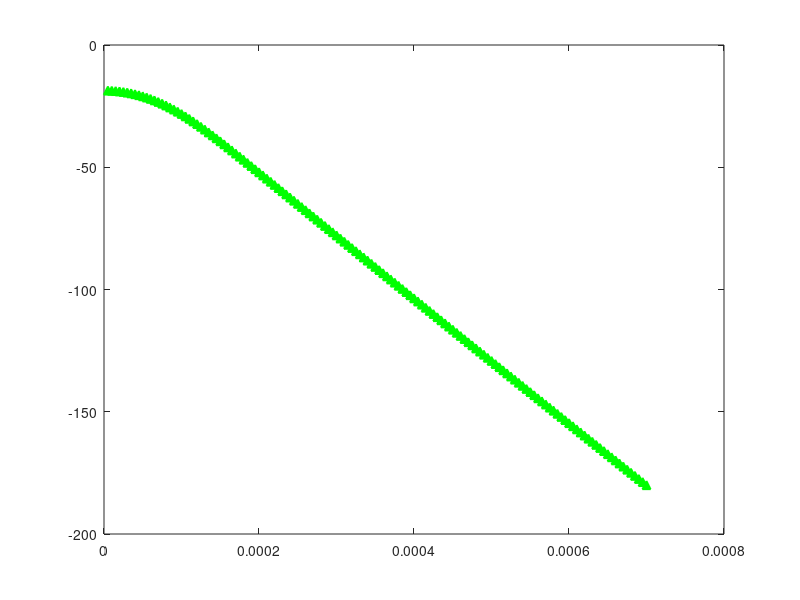

This figure's MATLAB source:
clear all
close all
clc

%% Header

%       Filename:       GoldCoin_Case_II_Quadrupoles_2D_2Layer_Adiabatic_Resistance.m
%       Author:         Daniel Ellis and Matt Goodson
%       Institution:    BYU Department of Mechanical Engineering - TEMP Lab
%       Date Created:   5/30/2020
%       Last Modified:  12/3/2020
%       Description:    Determines theoretical phase delay curve of two
%                       layers under the 2D assumption using quadrupoles
%                       method. Assumes adiabatic conditions on top and
%                       bottom surface, other than input heat source.
%                       Assumed thermal resistance.
%       Notes:          All units in typical metric convention.
%       Update:         December, Matt added the thermal diffusion length
%                       to see what frequencies the probe will sense the
%                       pump. Also fixed the phase delay plot to go past
%                       -180 to see the trend.

%% 2-layer, 2-D gaussian laser beam heating

%%% --- SETUP --- %%%

format long

% Thermal Reistance values
% --- % Switching to 1 thermal resistance value. Previously, was changed,
% --- % we will keep it constant.
h_Cond = 50000;
R_th = 1 ./ h_Cond;

% Radial distance from pump centerline to probe centerline
% --- % Will be changed to multiple values.
r_probe = 5e-6:5e-6:700e-6; %distance between centers of core in dual probe

% Range of frequencies of interest, expressed in Hertz and radians per
% second
% --- % We changed this from 1e3 to 1e5. Set to 1000.
freq_range = 1000;
omega_range = 2 .* pi .* freq_range;

% Material thermal properties of each layer (1 - gold / 2 - bulk coin)
% Properties from Sam Hayden's paper (find link or where I took this from?)
% --- % k_1 is top layer (RhB), k_2 is lower layer
k_1 = 150; %W/mK
k_2 = 66;  %W/mK

rho_1 = 19300; %kg/m3
rho_2 = 8516; %kg/m3

cp_1 = 128; %J/kgK
cp_2 = 410; %J/kgK

alpha_1 = k_1 ./ (rho_1 .* cp_1);
alpha_2 = k_2 ./ (rho_2 .* cp_2);

% Geometrical properties of all layers
L_1 = 2.5 .* 10^-6; %m
L_2 = 2000 .* 10^-6;  %m

% --- % commented out.
%mu_gold = sqrt(alpha_1./(pi.*freq_range))*1000; %mm
%mu_coin = sqrt(alpha_2./(pi.*freq_range))*1000; %mm
% cutoff_y = 0.500*ones(size(freq_range)); %mm
% 
% figure(5)
% semilogx(freq_range,mu_gold)
% hold on
% semilogx(freq_range,mu_coin)
% semilogx(freq_range,cutoff_y)
% hold off
% legend('gold','coin','probe distance')
% xlabel('frequency')
% ylabel('mu(mm)')
% --- % end comment out

%%

% Pump beam properties (What are the units??)
rad_pump = 1e-4; %m
% --- % find the real value of the wattage using the power meter.
pow_pump = 78e-3; %W

% Imaginary number convention set
j = sqrt(-1);

% Trapz function variable
u = 1:10:1000000;

% --- % Could be power. Need to change !!!
P_2 = .1;

% --- % Turn into a for loop with updated r_probe values.
for ii = 1:length(r_probe)
    %%% --- FUNCTION DEFINITION --- %%%
    ru = @(u) u*r_probe(ii);
    Jo = @(u) besselj(0, ru(u));
    sigma_1 = @(j, omega, alpha_1, u) sqrt(u.^2 + j .* omega ./ alpha_1);
    sigma_2 = @(j, omega, alpha_2, u) sqrt(u.^2 + j .* omega ./ alpha_2);
    V_2 = @(P_2, u, rad_pump) 1 ...
        .* -P_2 .* exp(-(u .* rad_pump).^2 ./ 8) ./ 2 ./ pi;
    Z = @(k_1, k_2, j, omega, alpha_1, alpha_2, L_1, L_2, R_th, u) (-V_2(P_2, u, rad_pump)) ...
        .* (1 ...
        + k_2 .* sigma_2(j, omega, alpha_2, u) .* tanh(sigma_2(j, omega, alpha_2, u) .* L_2) .* R_th ...
        + k_2 ./ k_1 .* sigma_2(j, omega, alpha_2, u) ./ sigma_1(j, omega, alpha_1, u) .* tanh(sigma_2(j, omega, alpha_2, u) .* L_2) .* tanh(sigma_1(j, omega, alpha_1, u) .* L_1)) ...
        ./ (k_1 .* sigma_1(j, omega, alpha_1, u) .* tanh(sigma_1(j, omega, alpha_1, u) .* L_1) ...
        + k_2 .* sigma_2(j, omega, alpha_2, u) .* tanh(sigma_2(j, omega, alpha_2, u) .* L_2) .* k_1 .* sigma_1(j, omega, alpha_1, u) .* tanh(sigma_1(j, omega, alpha_1, u) .* L_1) .* R_th ...
        + k_2 .* sigma_2(j, omega, alpha_2, u) .* tanh(sigma_2(j, omega, alpha_2, u) .* L_2));
    Temp_top_to_integrate = @(pow_pump, u, k_1, k_2, j, omega, alpha_1, alpha_2, L_1, L_2, rad_pump, R_th) 1 ...
        .* u ...
        .* Jo(u) ...
        .* Z(k_1, k_2, j, omega, alpha_1, alpha_2, L_1, L_2, R_th, u);

    %%% --- CALCULATION --- %%%

    for num_res = 1:length(R_th)
        % set to false
        d_value = 0;
        p_value = 0;
        for num_freq = 1:length(omega_range)
    % include offset here (with 
            Temp_top(num_freq) = trapz(u, Temp_top_to_integrate(pow_pump, u, k_1, k_2, j, omega_range(num_freq), alpha_1, alpha_2, L_1, L_2, rad_pump, R_th(num_res)));
            value(num_freq) = rad2deg(angle(Temp_top(num_freq)));

            % ------ COMMENT OUT IF YOU WANT NO ALTERATIONS -------- %
            if num_freq > 1
            d_value = abs(value(num_freq)-value(num_freq-1));
            end
            if p_value < -695
                value(num_freq) = rad2deg(angle(Temp_top(num_freq))) - 720;
            elseif rad2deg(angle(Temp_top(num_freq))) > 0 && p_value < -400
                value(num_freq) = rad2deg(angle(Temp_top(num_freq))) - 720;
            elseif rad2deg(angle(Temp_top(num_freq))) > 0
                value(num_freq) = rad2deg(angle(Temp_top(num_freq))) - 360;
            elseif d_value > 200
                value(num_freq) = rad2deg(angle(Temp_top(num_freq))) - 360;
            else
                value(num_freq) = value(num_freq);
            end
            % ---------- TO HERE ----------%
            phase_delay{num_res}(num_freq) = value(num_freq);
            p_value = value(num_freq);
        end
    end

    for i = 1:length(R_th)

        data2plot{i}(1, :) = freq_range;
        data2plot{i}(2, :) = phase_delay{i};

    end
    %%
    figure(1)
    plot(r_probe(ii), phase_delay{1}, '-^', 'Color', [0 1 0], 'LineWidth', 1.25, 'MarkerEdgeColor', [0 1 0], 'MarkerFaceColor', [0 1 0], 'MarkerSize', 6)
    hold on
    xlim([0 800e-6])
end
% semilogx(freq_range, phase_delay{2}, '-o', 'Color', [0 0.88 0], 'LineWidth', 1.25, 'MarkerEdgeColor', [0 0.88 0], 'MarkerFaceColor', [0 0.88 0], 'MarkerSize', 6)
% semilogx(freq_range, phase_delay{3}, '-p', 'Color', [0 0.76 0], 'LineWidth', 1.25, 'MarkerEdgeColor', [0 0.76 0], 'MarkerFaceColor', [0 0.76 0], 'MarkerSize', 6)
% semilogx(freq_range, phase_delay{4}, '-h', 'Color', [0 0.64 0], 'LineWidth', 1.25, 'MarkerEdgeColor', [0 0.64 0], 'MarkerFaceColor', [0 0.64 0], 'MarkerSize', 6)
% semilogx(freq_range, phase_delay{5}, '-s', 'Color', [0 0.52 0], 'LineWidth', 1.25, 'MarkerEdgeColor', [0 0.52 0], 'MarkerFaceColor', [0 0.52 0], 'MarkerSize', 6)
% semilogx(freq_range, phase_delay{6}, '-d', 'Color', [0 0.4 0], 'LineWidth', 1.25, 'MarkerEdgeColor', [0 0.4 0], 'MarkerFaceColor', [0 0.4 0], 'MarkerSize', 6)
% % semilogx(freq_range, phase_delay{7})
% % semilogx(freq_range, phase_delay{8})
% % semilogx(freq_range, phase_delay{9})
hold off

% % % %%
% % % %%% --- PLOTTING --- %%%
% % % 
% % % [Frequency{1}, Delay{1}] = textread('Case_II_1000h_Phase.txt', '%f %f', 'headerlines', 0);
% % % [Frequency{2}, Delay{2}] = textread('Case_II_2187h_Phase.txt', '%f %f', 'headerlines', 0);
% % % [Frequency{3}, Delay{3}] = textread('Case_II_4782h_Phase.txt', '%f %f', 'headerlines', 0);
% % % [Frequency{4}, Delay{4}] = textread('Case_II_10456h_Phase.txt', '%f %f', 'headerlines', 0);
% % % [Frequency{5}, Delay{5}] = textread('Case_II_22865h_Phase.txt', '%f %f', 'headerlines', 0);
% % % [Frequency{6}, Delay{6}] = textread('Case_II_50000h_Phase.txt', '%f %f', 'headerlines', 0);
% % % [Frequency{7}, Delay{7}] = textread('H13_FLAT_1000h_Phase.txt', '%f %f', 'headerlines', 0);
% % % [Frequency{8}, Delay{8}] = textread('H13_FLAT_2187h_Phase.txt', '%f %f', 'headerlines', 0);
% % % [Frequency{9}, Delay{9}] = textread('H13_FLAT_4782h_Phase.txt', '%f %f', 'headerlines', 0);
% % % [Frequency{10}, Delay{10}] = textread('H13_FLAT_10456h_Phase.txt', '%f %f', 'headerlines', 0);
% % % [Frequency{11}, Delay{11}] = textread('H13_FLAT_22865h_Phase.txt', '%f %f', 'headerlines', 0);
% % % [Frequency{12}, Delay{12}] = textread('H13_FLAT_50000h_Phase.txt', '%f %f', 'headerlines', 0);
% % % [Frequency{13}, Delay{13}] = textread('Case_II_Limited_1000h_Phase.txt', '%f %f', 'headerlines', 0);
% % % [Frequency{14}, Delay{14}] = textread('Case_II_Limited_2187h_Phase.txt', '%f %f', 'headerlines', 0);
% % % [Frequency{15}, Delay{15}] = textread('Case_II_Limited_4782h_Phase.txt', '%f %f', 'headerlines', 0);
% % % [Frequency{16}, Delay{16}] = textread('Case_II_Limited_10456h_Phase.txt', '%f %f', 'headerlines', 0);
% % % [Frequency{17}, Delay{17}] = textread('Case_II_Limited_22865h_Phase.txt', '%f %f', 'headerlines', 0);
% % % [Frequency{18}, Delay{18}] = textread('Case_II_Limited_50000h_Phase.txt', '%f %f', 'headerlines', 0);
% % % 
% % % for i = 1:length(R_th)
% % %     
% % %     data2plot{i}(1, :) = freq_range;
% % %     data2plot{i}(2, :) = phase_delay{i};
% % %     
% % % end
% % % 
% % % fileID = fopen('Case_II_Phase.txt', 'w');
% % % 
% % % for i = 1:length(R_th)
% % %     fprintf(fileID, '%f %f\n', data2plot{i});
% % %     fprintf(fileID, '%f %f\n', [0, 0]);
% % % end
% % % fclose(fileID);
% % % 
% % % fig1 = figure(1);
% % % %fig1.Position = ([404 390 560 420])
% % % fig1.Position = ([154 390 1080 420])
% % % 
% % % semilogx(freq_range, phase_delay{1}, '-^', 'Color', [0 1 0], 'LineWidth', 1.25, 'MarkerEdgeColor', [0 1 0], 'MarkerFaceColor', [0 1 0], 'MarkerSize', 6)
% % % hold on
% % % semilogx(freq_range, phase_delay{2}, '-o', 'Color', [0 0.88 0], 'LineWidth', 1.25, 'MarkerEdgeColor', [0 0.88 0], 'MarkerFaceColor', [0 0.88 0], 'MarkerSize', 6)
% % % semilogx(freq_range, phase_delay{3}, '-p', 'Color', [0 0.76 0], 'LineWidth', 1.25, 'MarkerEdgeColor', [0 0.76 0], 'MarkerFaceColor', [0 0.76 0], 'MarkerSize', 6)
% % % semilogx(freq_range, phase_delay{4}, '-h', 'Color', [0 0.64 0], 'LineWidth', 1.25, 'MarkerEdgeColor', [0 0.64 0], 'MarkerFaceColor', [0 0.64 0], 'MarkerSize', 6)
% % % semilogx(freq_range, phase_delay{5}, '-s', 'Color', [0 0.52 0], 'LineWidth', 1.25, 'MarkerEdgeColor', [0 0.52 0], 'MarkerFaceColor', [0 0.52 0], 'MarkerSize', 6)
% % % semilogx(freq_range, phase_delay{6}, '-d', 'Color', [0 0.4 0], 'LineWidth', 1.25, 'MarkerEdgeColor', [0 0.4 0], 'MarkerFaceColor', [0 0.4 0], 'MarkerSize', 6)
% % % 
% % % semilogx(Frequency{1}, Delay{1}, '--^', 'Color', [0 0.4 0.4], 'LineWidth', 1.25, 'MarkerEdgeColor', [0 0.4 0.4], 'MarkerSize', 6)
% % % semilogx(Frequency{2}, Delay{2}, '--o', 'Color', [0 0.52 0.52], 'LineWidth', 1.25, 'MarkerEdgeColor', [0 0.52 0.52], 'MarkerSize', 6)
% % % semilogx(Frequency{3}, Delay{3}, '--p', 'Color', [0 0.64 0.64], 'LineWidth', 1.25, 'MarkerEdgeColor', [0 0.64 0.64], 'MarkerSize', 6)
% % % semilogx(Frequency{4}, Delay{4}, '--h', 'Color', [0 0.76 0.76], 'LineWidth', 1.25, 'MarkerEdgeColor', [0 0.76 0.76], 'MarkerSize', 6)
% % % semilogx(Frequency{5}, Delay{5}, '--s', 'Color', [0 0.88 0.88], 'LineWidth', 1.25, 'MarkerEdgeColor', [0 0.88 0.88], 'MarkerSize', 6)
% % % semilogx(Frequency{6}, Delay{6}, '--d', 'Color', [0 1 1], 'LineWidth', 1.25, 'MarkerEdgeColor', [0 1 1], 'MarkerSize', 6)
% % % 
% % % semilogx(Frequency{13}, Delay{13}, '-.^', 'Color', [1 0.6 0], 'LineWidth', 1.25, 'MarkerEdgeColor', [1 0.6 0], 'MarkerFaceColor', [1 0.6 0], 'MarkerSize', 6)
% % % semilogx(Frequency{14}, Delay{14}, '-.o', 'Color', [0.88 0.48 0], 'LineWidth', 1.25, 'MarkerEdgeColor', [0.88 0.48 0], 'MarkerFaceColor', [0.88 0.48 0], 'MarkerSize', 6)
% % % semilogx(Frequency{15}, Delay{15}, '-.p', 'Color', [0.76 0.36 0], 'LineWidth', 1.25, 'MarkerEdgeColor', [0.76 0.36 0], 'MarkerFaceColor', [0.76 0.36 0], 'MarkerSize', 6)
% % % semilogx(Frequency{16}, Delay{16}, '-.h', 'Color', [0.64 0.24 0], 'LineWidth', 1.25, 'MarkerEdgeColor', [0.64 0.24 0], 'MarkerFaceColor', [0.64 0.24 0], 'MarkerSize', 6)
% % % semilogx(Frequency{17}, Delay{17}, '-.s', 'Color', [0.52 0.12 0], 'LineWidth', 1.25, 'MarkerEdgeColor', [0.52 0.12 0], 'MarkerFaceColor', [0.52 0.12 0], 'MarkerSize', 6)
% % % semilogx(Frequency{18}, Delay{18}, '-.d', 'Color', [0.4 0 0], 'LineWidth', 1.25, 'MarkerEdgeColor', [0.4 0 0], 'MarkerFaceColor', [0.4 0 0], 'MarkerSize', 6)
% % % 
% % % semilogx(Frequency{7}, Delay{7}, ':^', 'Color', [0.4 0 0.4], 'LineWidth', 1.25, 'MarkerEdgeColor', [0.4 0 0.4], 'MarkerSize', 6)
% % % semilogx(Frequency{8}, Delay{8}, ':o', 'Color', [0.52 0 0.52], 'LineWidth', 1.25, 'MarkerEdgeColor', [0.52 0 0.52], 'MarkerSize', 6)
% % % semilogx(Frequency{9}, Delay{9}, ':p', 'Color', [0.64 0 0.64], 'LineWidth', 1.25, 'MarkerEdgeColor', [0.64 0 0.64], 'MarkerSize', 6)
% % % semilogx(Frequency{10}, Delay{10}, ':h', 'Color', [0.76 0 0.76], 'LineWidth', 1.25, 'MarkerEdgeColor', [0.76 0 0.76], 'MarkerSize', 6)
% % % semilogx(Frequency{11}, Delay{11}, ':s', 'Color', [0.88 0 0.88], 'LineWidth', 1.25, 'MarkerEdgeColor', [0.8 0 0.88], 'MarkerSize', 6)
% % % semilogx(Frequency{12}, Delay{12}, ':d', 'Color', [1 0 1], 'LineWidth', 1.25, 'MarkerEdgeColor', [1 0 1], 'MarkerSize', 6)
% % % 
% % % xlim([0.1 100])
% % % xlabel('Frequency (Hz)')
% % % ylabel('Phase Delay (^o)')
% % % leg = legend('Case I Analytical - 1000 W/m^2K', '2187 W/m^2K', '4782 W/m^2K', '10456 W/m^2K', '22865 W/m^2K', '50000 W/m^2K', ...
% % %     'Case I Numerical - 1000 W/m^2K', '2187 W/m^2K', '4782 W/m^2K', '10456 W/m^2K', '22865 W/m^2K', '50000 W/m^2K', ...
% % %     'Case I Analytical Bounded - 1000 W/m^2K', '2187 W/m^2K', '4782 W/m^2K', '10456 W/m^2K', '22865 W/m^2K', '50000 W/m^2K', ...
% % %     'Benchmark I - 1000 W/m^2K', '2187 W/m^2K', '4782 W/m^2K', '10456 W/m^2K', '22865 W/m^2K', '50000 W/m^2K');
% % % title('Case II')
% % % 
% % % leg.Location = 'eastoutside';
% % % leg.NumColumns = 2;
% % % 
% % % 

%% END OF CODE